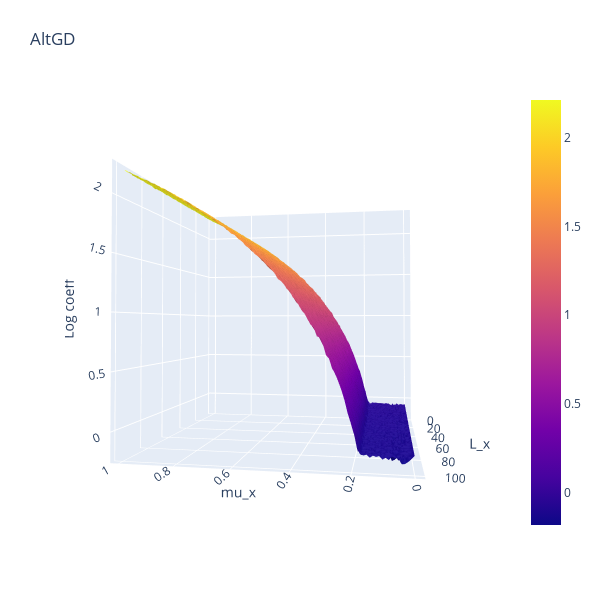

Here is the notebook cell this chart was saved with:
### Code cell
z = coefs["AltGD"]
camera = dict(
    up=dict(x=0, y=0, z=1),
    center=dict(x=0, y=0, z=0),
    eye=dict(x=-1.5, y=1.5, z=1.5)
)
fig = go.Figure()
fig.add_trace(go.Surface(z=z, x=MU_RANGE, y=L_RANGE))
fig.update_layout(title='AltGD', autosize=False,
                  width=600, height=600,
                  margin=dict(l=65, r=50, b=65, t=90),
                  scene=dict(xaxis=dict(title="mu_x"),
                             yaxis=dict(title="L_x"),
                             zaxis=dict(title="Log coeff"),
                             camera=camera
                            ),
                 )
fig.show()

### Figure 1 — Plotly figure (JSON) as saved in the notebook; plotly's stock layout.template omitted (floating-point values rounded to 4 significant figures; data arrays with more than 128 entries replaced by an {"elided": "..."} marker saying what was removed)
{"data": [{"type": "surface", "x": [1e-05, 0.01011, 0.02021, 0.03031, 0.04041, 0.05051, 0.06062, 0.07072, 0.08082, 0.09092, 0.101, 0.1111, 0.1212, 0.1313, 0.1414, 0.1515, 0.1616, 0.1717, 0.1818, 0.1919, 0.202, 0.2121, 0.2222, 0.2323, 0.2424, 0.2525, 0.2626, 0.2727, 0.2828, 0.2929, 0.303, 0.3131, 0.3232, 0.3333, 0.3434, 0.3535, 0.3636, 0.3737, 0.3838, 0.3939, 0.404, 0.4141, 0.4242, 0.4343, 0.4445, 0.4546, 0.4647, 0.4748, 0.4849, 0.495, 0.5051, 0.5152, 0.5253, 0.5354, 0.5455, 0.5556, 0.5657, 0.5758, 0.5859, 0.596, 0.6061, 0.6162, 0.6263, 0.6364, 0.6465, 0.6566, 0.6667, 0.6768, 0.6869, 0.697, 0.7071, 0.7172, 0.7273, 0.7374, 0.7475, 0.7576, 0.7677, 0.7778, 0.7879, 0.798, 0.8081, 0.8182, 0.8283, 0.8384, 0.8485, 0.8586, 0.8687, 0.8788, 0.8889, 0.899, 0.9091, 0.9192, 0.9293, 0.9394, 0.9495, 0.9596, 0.9697, 0.9798, 0.9899, 1], "y": [1, 2, 3, 4, 5, 6, 7, 8, 9, 10, 11, 12, 13, 14, 15, 16, 17, 18, 19, 20, 21, 22, 23, 24, 25, 26, 27, 28, 29, 30, 31, 32, 33, 34, 35, 36, 37, 38, 39, 40, 41, 42, 43, 44, 45, 46, 47, 48, 49, 50, 51, 52, 53, 54, 55, 56, 57, 58, 59, 60, 61, 62, 63, 64, 65, 66, 67, 68, 69, 70, 71, 72, 73, 74, 75, 76, 77, 78, 79, 80, 81, 82, 83, 84, 85, 86, 87, 88, 89, 90, 91, 92, 93, 94, 95, 96, 97, 98, 99, 100], "z": {"elided": "100x100 float values"}}], "layout": {"autosize": false, "height": 600, "margin": {"b": 65, "l": 65, "r": 50, "t": 90}, "scene": {"aspectmode": "auto", "aspectratio": {"x": 1, "y": 1, "z": 1}, "camera": {"center": {"x": 0, "y": 0, "z": 0}, "eye": {"x": -0.3917, "y": 2.129, "z": -0.04299}, "projection": {"type": "perspective"}, "up": {"x": 0, "y": 0, "z": 1}}, "xaxis": {"title": {"text": "mu_x"}, "type": "linear"}, "yaxis": {"title": {"text": "L_x"}, "type": "linear"}, "zaxis": {"title": {"text": "Log coeff"}, "type": "linear"}}, "title": {"text": "AltGD"}, "width": 600}}
